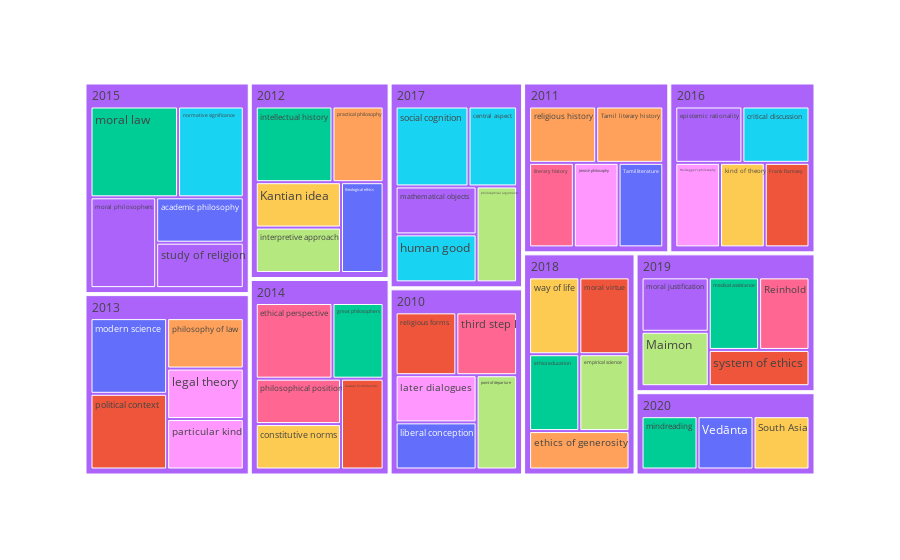

Notebook code cell kept with this figure:
### Markdown cell above
## 3. Trend analysis - 'emerging' new topics each year

In this section we will look at the concept distribution over the years. In particular, we will focus on the 'new' concepts in each year - i.e. concepts that have never appeared in previous years. 

This can be easily achieved by adding a new column `first_year`, marking the earliest publication year a concept was found in.

### Code cell
concepts["first_year"] = concepts.groupby('concept')['year'].transform('min')
concepts_unique = concepts.drop_duplicates("concept")[['concept', 'frequency', 'score_avg', 'first_year']]

#@markdown ## Settings for ....
#@markdown ---
#@markdown When to start the analysis
YEAR_START = 2010 #@param {type:"integer"}
#@markdown ---
#@markdown How many concepts to retain
CONCEPTS_PER_YEAR = 5 #@param {type:"integer"}


# reusing the parameters from above
temp = concepts_unique.query(f"""first_year >= {YEAR_START}""")\
                    .query(f"""frequency >= {FREQ_MIN} & frequency <= {FREQ_MAX} & score_avg >= {SCORE_MIN} """)\
                    .sort_values(["score_avg", "frequency"], ascending=False)\
                    .groupby("first_year").head(CONCEPTS_PER_YEAR)

px.treemap(temp,
           path=['first_year', 'concept'],
           values='frequency',
           color="concept",
           height=600,
          )

### Figure 1 — Plotly figure (JSON) as saved in the notebook; plotly's stock layout.template omitted (floating-point values rounded to 4 significant figures)
{"data": [{"branchvalues": "total", "customdata": [["modern science"], ["religious forms"], ["great philosophers"], ["moral justification"], ["philosophy of law"], ["social cognition"], ["third step I"], ["Maimon"], ["legal theory"], ["way of life"], ["academic philosophy"], ["moral virtue"], ["ethics education"], ["epistemic rationality"], ["practical philosophy"], ["central aspect"], ["philosophical position"], ["empirical science"], ["later dialogues"], ["Kantian idea"], ["liberal conception"], ["political context"], ["medical assistance"], ["mathematical objects"], ["religious history"], ["critical discussion"], ["Reinhold"], ["interpretive approach"], ["Heidegger’s philosophy"], ["constitutive norms"], ["theological ethics"], ["system of ethics"], ["mindreading"], ["study of religion"], ["Tamil literary history"], ["normative significance"], ["ethical perspective"], ["point of departure"], ["particular kind"], ["kind of theory"], ["Vedānta"], ["Frank Ramsey"], ["intellectual history"], ["moral philosophers"], ["ethics of generosity"], ["human good"], ["literary history"], ["philosophical arguments"], ["Jewish philosophy"], ["South Asia"], ["Tamil literature"], ["classical Confucianism"], ["moral law"], ["(?)"], ["(?)"], ["(?)"], ["(?)"], ["(?)"], ["(?)"], ["(?)"], ["(?)"], ["(?)"], ["(?)"], ["(?)"]], "domain": {"x": [0, 1], "y": [0, 1]}, "hovertemplate": "labels=%{label}<br>frequency=%{value}<br>parent=%{parent}<br>id=%{id}<br>concept=%{customdata[0]}<extra></extra>", "ids": ["2013/modern science", "2010/religious forms", "2014/great philosophers", "2019/moral justification", "2013/philosophy of law", "2017/social cognition", "2010/third step I", "2019/Maimon", "2013/legal theory", "2018/way of life", "2015/academic philosophy", "2018/moral virtue", "2018/ethics education", "2016/epistemic rationality", "2012/practical philosophy", "2017/central aspect", "2014/philosophical position", "2018/empirical science", "2010/later dialogues", "2012/Kantian idea", "2010/liberal conception", "2013/political context", "2019/medical assistance", "2017/mathematical objects", "2011/religious history", "2016/critical discussion", "2019/Reinhold", "2012/interpretive approach", "2016/Heidegger’s philosophy", "2014/constitutive norms", "2012/theological ethics", "2019/system of ethics", "2020/mindreading", "2015/study of religion", "2011/Tamil literary history", "2015/normative significance", "2014/ethical perspective", "2010/point of departure", "2013/particular kind", "2016/kind of theory", "2020/Vedānta", "2016/Frank Ramsey", "2012/intellectual history", "2015/moral philosophers", "2018/ethics of generosity", "2017/human good", "2011/literary history", "2017/philosophical arguments", "2011/Jewish philosophy", "2020/South Asia", "2011/Tamil literature", "2014/classical Confucianism", "2015/moral law", "2010", "2011", "2012", "2013", "2014", "2015", "2016", "2017", "2018", "2019", "2020"], "labels": ["modern science", "religious forms", "great philosophers", "moral justification", "philosophy of law", "social cognition", "third step I", "Maimon", "legal theory", "way of life", "academic philosophy", "moral virtue", "ethics education", "epistemic rationality", "practical philosophy", "central aspect", "philosophical position", "empirical science", "later dialogues", "Kantian idea", "liberal conception", "political context", "medical assistance", "mathematical objects", "religious history", "critical discussion", "Reinhold", "interpretive approach", "Heidegger’s philosophy", "constitutive norms", "theological ethics", "system of ethics", "mindreading", "study of religion", "Tamil literary history", "normative significance", "ethical perspective", "point of departure", "particular kind", "kind of theory", "Vedānta", "Frank Ramsey", "intellectual history", "moral philosophers", "ethics of generosity", "human good", "literary history", "philosophical arguments", "Jewish philosophy", "South Asia", "Tamil literature", "classical Confucianism", "moral law", "2010", "2011", "2012", "2013", "2014", "2015", "2016", "2017", "2018", "2019", "2020"], "marker": {"colors": ["#636efa", "#EF553B", "#00cc96", "#ab63fa", "#FFA15A", "#19d3f3", "#FF6692", "#B6E880", "#FF97FF", "#FECB52", "#636efa", "#EF553B", "#00cc96", "#ab63fa", "#FFA15A", "#19d3f3", "#FF6692", "#B6E880", "#FF97FF", "#FECB52", "#636efa", "#EF553B", "#00cc96", "#ab63fa", "#FFA15A", "#19d3f3", "#FF6692", "#B6E880", "#FF97FF", "#FECB52", "#636efa", "#EF553B", "#00cc96", "#ab63fa", "#FFA15A", "#19d3f3", "#FF6692", "#B6E880", "#FF97FF", "#FECB52", "#636efa", "#EF553B", "#00cc96", "#ab63fa", "#FFA15A", "#19d3f3", "#FF6692", "#B6E880", "#FF97FF", "#FECB52", "#636efa", "#EF553B", "#00cc96", "#ab63fa", "#ab63fa", "#ab63fa", "#ab63fa", "#ab63fa", "#ab63fa", "#ab63fa", "#ab63fa", "#ab63fa", "#ab63fa", "#ab63fa"]}, "name": "", "parents": ["2013", "2010", "2014", "2019", "2013", "2017", "2010", "2019", "2013", "2018", "2015", "2018", "2018", "2016", "2012", "2017", "2014", "2018", "2010", "2012", "2010", "2013", "2019", "2017", "2011", "2016", "2019", "2012", "2016", "2014", "2012", "2019", "2020", "2015", "2011", "2015", "2014", "2010", "2013", "2016", "2020", "2016", "2012", "2015", "2018", "2017", "2011", "2017", "2011", "2020", "2011", "2014", "2015", "", "", "", "", "", "", "", "", "", "", ""], "type": "treemap", "values": [3, 2, 2, 2, 2, 3, 2, 2, 2, 2, 2, 2, 2, 2, 2, 2, 2, 2, 2, 2, 2, 3, 2, 2, 2, 2, 2, 2, 2, 2, 2, 2, 2, 2, 2, 3, 3, 2, 2, 2, 2, 2, 3, 3, 2, 2, 2, 2, 2, 2, 2, 2, 4, 10, 10, 11, 12, 11, 14, 10, 11, 10, 10, 6]}], "layout": {"autosize": true, "legend": {"tracegroupgap": 0}, "margin": {"t": 60}}}
